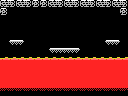

This game map was drawn from its Tiled (.tmx) file and the tilesets committed beside it. A one-line description and the full map source follow:
An orthogonal 16x12 tile map with 8x8 px tiles, 1 tile layer (Tile Layer 1) and 6 objects (2x item, 2x lava-generator, big-item, 4x4-item).

<map version="1.0" orientation="orthogonal" renderorder="right-down" width="16" height="12" tilewidth="8" tileheight="8" nextobjectid="12">
 <properties>
  <property name="left" value="lava" />
  <property name="right" value="lava" />
 </properties>
 <tileset firstgid="1" name="tiles" tilewidth="8" tileheight="8" tilecount="256" columns="16">
  <image source="tiles.png" width="128" height="128" />
 </tileset>
 <layer name="Tile Layer 1" width="16" height="12">
  <data encoding="csv">
103,104,103,104,165,165,103,104,103,104,103,104,103,104,103,104,
165,1,1,1,1,1,1,1,1,1,1,1,1,1,1,165,
1,1,1,1,1,1,1,1,1,1,1,1,1,1,1,1,
1,1,1,1,1,1,1,1,1,1,1,1,1,1,1,1,
1,1,1,1,1,1,1,1,1,1,1,1,1,1,1,1,
1,172,171,1,1,1,1,1,1,1,1,1,1,172,171,1,
1,1,1,1,1,1,172,246,246,171,1,1,1,1,1,1,
98,98,98,98,98,98,98,98,98,98,98,98,98,98,98,98,
113,113,113,113,113,113,113,113,113,113,113,113,113,113,113,113,
113,113,113,113,113,113,113,113,113,113,113,113,113,113,113,113,
113,113,113,113,113,113,113,113,113,113,113,113,113,113,113,113,
254,254,254,254,254,254,254,254,254,254,254,254,254,254,254,254
</data>
 </layer>
 <objectgroup name="objects">
  <object id="1" type="item" x="8" y="24" width="16" height="16" />
  <object id="2" type="big-item" x="48" y="24" width="32" height="24" />
  <object id="7" type="4x4-item" x="48" y="16" width="32" height="32" />
  <object id="8" type="item" x="104" y="24" width="16" height="16" />
  <object id="10" type="lava-generator" x="80" y="8" width="32" height="16" />
  <object id="11" type="lava-generator" x="16" y="8" width="32" height="16" />
 </objectgroup>
</map>
